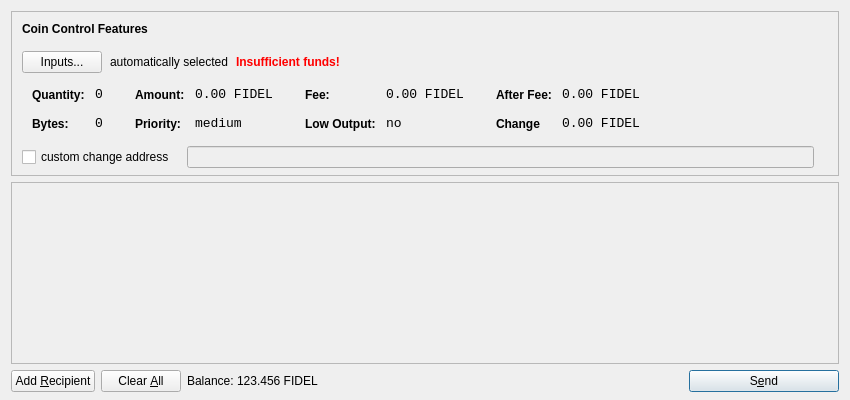
<?xml version="1.0" encoding="UTF-8"?>
<ui version="4.0">
 <class>SendCoinsDialog</class>
 <widget class="QDialog" name="SendCoinsDialog">
  <property name="geometry">
   <rect>
    <x>0</x>
    <y>0</y>
    <width>850</width>
    <height>400</height>
   </rect>
  </property>
  <property name="windowTitle">
   <string>Send Coins</string>
  </property>
  <layout class="QVBoxLayout" name="verticalLayout" stretch="0,1,0">
   <property name="bottomMargin">
    <number>8</number>
   </property>
   <item>
    <widget class="QFrame" name="frameCoinControl">
     <property name="sizePolicy">
      <sizepolicy hsizetype="Expanding" vsizetype="Expanding">
       <horstretch>0</horstretch>
       <verstretch>0</verstretch>
      </sizepolicy>
     </property>
     <property name="maximumSize">
      <size>
       <width>16777215</width>
       <height>16777215</height>
      </size>
     </property>
     <property name="frameShape">
      <enum>QFrame::StyledPanel</enum>
     </property>
     <property name="frameShadow">
      <enum>QFrame::Sunken</enum>
     </property>
     <layout class="QVBoxLayout" name="verticalLayoutCoinControl2">
      <property name="spacing">
       <number>6</number>
      </property>
      <property name="leftMargin">
       <number>0</number>
      </property>
      <property name="topMargin">
       <number>0</number>
      </property>
      <property name="rightMargin">
       <number>0</number>
      </property>
      <property name="bottomMargin">
       <number>6</number>
      </property>
      <item>
       <layout class="QVBoxLayout" name="verticalLayoutCoinControl" stretch="0,0,0,0,1">
        <property name="spacing">
         <number>0</number>
        </property>
        <property name="leftMargin">
         <number>10</number>
        </property>
        <property name="topMargin">
         <number>10</number>
        </property>
        <item>
         <layout class="QHBoxLayout" name="horizontalLayoutCoinControl1">
          <property name="bottomMargin">
           <number>15</number>
          </property>
          <item>
           <widget class="QLabel" name="labelCoinControlFeatures">
            <property name="sizePolicy">
             <sizepolicy hsizetype="Preferred" vsizetype="Maximum">
              <horstretch>0</horstretch>
              <verstretch>0</verstretch>
             </sizepolicy>
            </property>
            <property name="font">
             <font>
              <weight>75</weight>
              <bold>true</bold>
             </font>
            </property>
            <property name="styleSheet">
             <string notr="true">font-weight:bold;</string>
            </property>
            <property name="text">
             <string>Coin Control Features</string>
            </property>
           </widget>
          </item>
         </layout>
        </item>
        <item>
         <layout class="QHBoxLayout" name="horizontalLayoutCoinControl2" stretch="0,0,0,0">
          <property name="spacing">
           <number>8</number>
          </property>
          <property name="bottomMargin">
           <number>10</number>
          </property>
          <item>
           <widget class="QPushButton" name="pushButtonCoinControl">
            <property name="styleSheet">
             <string notr="true"/>
            </property>
            <property name="text">
             <string>Inputs...</string>
            </property>
           </widget>
          </item>
          <item>
           <widget class="QLabel" name="labelCoinControlAutomaticallySelected">
            <property name="text">
             <string>automatically selected</string>
            </property>
            <property name="margin">
             <number>5</number>
            </property>
           </widget>
          </item>
          <item>
           <widget class="QLabel" name="labelCoinControlInsuffFunds">
            <property name="font">
             <font>
              <weight>75</weight>
              <bold>true</bold>
             </font>
            </property>
            <property name="styleSheet">
             <string notr="true">color:red;font-weight:bold;</string>
            </property>
            <property name="text">
             <string>Insufficient funds!</string>
            </property>
            <property name="margin">
             <number>5</number>
            </property>
           </widget>
          </item>
          <item>
           <spacer name="horizontalSpacerCoinControl">
            <property name="orientation">
             <enum>Qt::Horizontal</enum>
            </property>
            <property name="sizeHint" stdset="0">
             <size>
              <width>40</width>
              <height>1</height>
             </size>
            </property>
           </spacer>
          </item>
         </layout>
        </item>
        <item>
         <widget class="QWidget" name="widgetCoinControl" native="true">
          <property name="sizePolicy">
           <sizepolicy hsizetype="Preferred" vsizetype="Preferred">
            <horstretch>0</horstretch>
            <verstretch>0</verstretch>
           </sizepolicy>
          </property>
          <property name="minimumSize">
           <size>
            <width>0</width>
            <height>0</height>
           </size>
          </property>
          <property name="styleSheet">
           <string notr="true"/>
          </property>
          <layout class="QHBoxLayout" name="horizontalLayoutCoinControl5">
           <property name="margin">
            <number>0</number>
           </property>
           <item>
            <layout class="QHBoxLayout" name="horizontalLayoutCoinControl3" stretch="0,0,0,1">
             <property name="spacing">
              <number>20</number>
             </property>
             <property name="topMargin">
              <number>0</number>
             </property>
             <property name="bottomMargin">
              <number>10</number>
             </property>
             <item>
              <layout class="QFormLayout" name="formLayoutCoinControl1">
               <property name="horizontalSpacing">
                <number>10</number>
               </property>
               <property name="verticalSpacing">
                <number>14</number>
               </property>
               <property name="leftMargin">
                <number>10</number>
               </property>
               <property name="topMargin">
                <number>4</number>
               </property>
               <property name="rightMargin">
                <number>6</number>
               </property>
               <item row="0" column="0">
                <widget class="QLabel" name="labelCoinControlQuantityText">
                 <property name="styleSheet">
                  <string notr="true">font-weight:bold;</string>
                 </property>
                 <property name="text">
                  <string>Quantity:</string>
                 </property>
                 <property name="margin">
                  <number>0</number>
                 </property>
                </widget>
               </item>
               <item row="0" column="1">
                <widget class="QLabel" name="labelCoinControlQuantity">
                 <property name="font">
                  <font>
                   <family>Monospace</family>
                   <pointsize>10</pointsize>
                  </font>
                 </property>
                 <property name="cursor">
                  <cursorShape>IBeamCursor</cursorShape>
                 </property>
                 <property name="contextMenuPolicy">
                  <enum>Qt::ActionsContextMenu</enum>
                 </property>
                 <property name="text">
                  <string>0</string>
                 </property>
                 <property name="margin">
                  <number>0</number>
                 </property>
                 <property name="textInteractionFlags">
                  <set>Qt::LinksAccessibleByMouse|Qt::TextSelectableByKeyboard|Qt::TextSelectableByMouse</set>
                 </property>
                </widget>
               </item>
               <item row="1" column="0">
                <widget class="QLabel" name="labelCoinControlBytesText">
                 <property name="styleSheet">
                  <string notr="true">font-weight:bold;</string>
                 </property>
                 <property name="text">
                  <string>Bytes:</string>
                 </property>
                </widget>
               </item>
               <item row="1" column="1">
                <widget class="QLabel" name="labelCoinControlBytes">
                 <property name="font">
                  <font>
                   <family>Monospace</family>
                   <pointsize>10</pointsize>
                  </font>
                 </property>
                 <property name="cursor">
                  <cursorShape>IBeamCursor</cursorShape>
                 </property>
                 <property name="contextMenuPolicy">
                  <enum>Qt::ActionsContextMenu</enum>
                 </property>
                 <property name="text">
                  <string>0</string>
                 </property>
                 <property name="textInteractionFlags">
                  <set>Qt::LinksAccessibleByMouse|Qt::TextSelectableByKeyboard|Qt::TextSelectableByMouse</set>
                 </property>
                </widget>
               </item>
              </layout>
             </item>
             <item>
              <layout class="QFormLayout" name="formLayoutCoinControl2">
               <property name="horizontalSpacing">
                <number>10</number>
               </property>
               <property name="verticalSpacing">
                <number>14</number>
               </property>
               <property name="leftMargin">
                <number>6</number>
               </property>
               <property name="topMargin">
                <number>4</number>
               </property>
               <property name="rightMargin">
                <number>6</number>
               </property>
               <item row="0" column="0">
                <widget class="QLabel" name="labelCoinControlAmountText">
                 <property name="styleSheet">
                  <string notr="true">font-weight:bold;</string>
                 </property>
                 <property name="text">
                  <string>Amount:</string>
                 </property>
                 <property name="margin">
                  <number>0</number>
                 </property>
                </widget>
               </item>
               <item row="0" column="1">
                <widget class="QLabel" name="labelCoinControlAmount">
                 <property name="font">
                  <font>
                   <family>Monospace</family>
                   <pointsize>10</pointsize>
                  </font>
                 </property>
                 <property name="cursor">
                  <cursorShape>IBeamCursor</cursorShape>
                 </property>
                 <property name="contextMenuPolicy">
                  <enum>Qt::ActionsContextMenu</enum>
                 </property>
                 <property name="text">
                  <string>0.00 FIDEL</string>
                 </property>
                 <property name="textInteractionFlags">
                  <set>Qt::LinksAccessibleByMouse|Qt::TextSelectableByKeyboard|Qt::TextSelectableByMouse</set>
                 </property>
                </widget>
               </item>
               <item row="1" column="0">
                <widget class="QLabel" name="labelCoinControlPriorityText">
                 <property name="styleSheet">
                  <string notr="true">font-weight:bold;</string>
                 </property>
                 <property name="text">
                  <string>Priority:</string>
                 </property>
                </widget>
               </item>
               <item row="1" column="1">
                <widget class="QLabel" name="labelCoinControlPriority">
                 <property name="font">
                  <font>
                   <family>Monospace</family>
                   <pointsize>10</pointsize>
                  </font>
                 </property>
                 <property name="cursor">
                  <cursorShape>IBeamCursor</cursorShape>
                 </property>
                 <property name="contextMenuPolicy">
                  <enum>Qt::ActionsContextMenu</enum>
                 </property>
                 <property name="text">
                  <string>medium</string>
                 </property>
                 <property name="textInteractionFlags">
                  <set>Qt::LinksAccessibleByMouse|Qt::TextSelectableByKeyboard|Qt::TextSelectableByMouse</set>
                 </property>
                </widget>
               </item>
              </layout>
             </item>
             <item>
              <layout class="QFormLayout" name="formLayoutCoinControl3">
               <property name="horizontalSpacing">
                <number>10</number>
               </property>
               <property name="verticalSpacing">
                <number>14</number>
               </property>
               <property name="leftMargin">
                <number>6</number>
               </property>
               <property name="topMargin">
                <number>4</number>
               </property>
               <property name="rightMargin">
                <number>6</number>
               </property>
               <item row="0" column="0">
                <widget class="QLabel" name="labelCoinControlFeeText">
                 <property name="styleSheet">
                  <string notr="true">font-weight:bold;</string>
                 </property>
                 <property name="text">
                  <string>Fee:</string>
                 </property>
                 <property name="margin">
                  <number>0</number>
                 </property>
                </widget>
               </item>
               <item row="0" column="1">
                <widget class="QLabel" name="labelCoinControlFee">
                 <property name="font">
                  <font>
                   <family>Monospace</family>
                   <pointsize>10</pointsize>
                  </font>
                 </property>
                 <property name="cursor">
                  <cursorShape>IBeamCursor</cursorShape>
                 </property>
                 <property name="contextMenuPolicy">
                  <enum>Qt::ActionsContextMenu</enum>
                 </property>
                 <property name="text">
                  <string>0.00 FIDEL</string>
                 </property>
                 <property name="textInteractionFlags">
                  <set>Qt::LinksAccessibleByMouse|Qt::TextSelectableByKeyboard|Qt::TextSelectableByMouse</set>
                 </property>
                </widget>
               </item>
               <item row="1" column="0">
                <widget class="QLabel" name="labelCoinControlLowOutputText">
                 <property name="styleSheet">
                  <string notr="true">font-weight:bold;</string>
                 </property>
                 <property name="text">
                  <string>Low Output:</string>
                 </property>
                </widget>
               </item>
               <item row="1" column="1">
                <widget class="QLabel" name="labelCoinControlLowOutput">
                 <property name="font">
                  <font>
                   <family>Monospace</family>
                   <pointsize>10</pointsize>
                  </font>
                 </property>
                 <property name="cursor">
                  <cursorShape>IBeamCursor</cursorShape>
                 </property>
                 <property name="contextMenuPolicy">
                  <enum>Qt::ActionsContextMenu</enum>
                 </property>
                 <property name="text">
                  <string>no</string>
                 </property>
                 <property name="textInteractionFlags">
                  <set>Qt::LinksAccessibleByMouse|Qt::TextSelectableByKeyboard|Qt::TextSelectableByMouse</set>
                 </property>
                </widget>
               </item>
              </layout>
             </item>
             <item>
              <layout class="QFormLayout" name="formLayoutCoinControl4">
               <property name="horizontalSpacing">
                <number>10</number>
               </property>
               <property name="verticalSpacing">
                <number>14</number>
               </property>
               <property name="leftMargin">
                <number>6</number>
               </property>
               <property name="topMargin">
                <number>4</number>
               </property>
               <property name="rightMargin">
                <number>6</number>
               </property>
               <item row="0" column="0">
                <widget class="QLabel" name="labelCoinControlAfterFeeText">
                 <property name="styleSheet">
                  <string notr="true">font-weight:bold;</string>
                 </property>
                 <property name="text">
                  <string>After Fee:</string>
                 </property>
                 <property name="margin">
                  <number>0</number>
                 </property>
                </widget>
               </item>
               <item row="0" column="1">
                <widget class="QLabel" name="labelCoinControlAfterFee">
                 <property name="font">
                  <font>
                   <family>Monospace</family>
                   <pointsize>10</pointsize>
                  </font>
                 </property>
                 <property name="cursor">
                  <cursorShape>IBeamCursor</cursorShape>
                 </property>
                 <property name="contextMenuPolicy">
                  <enum>Qt::ActionsContextMenu</enum>
                 </property>
                 <property name="text">
                  <string>0.00 FIDEL</string>
                 </property>
                 <property name="textInteractionFlags">
                  <set>Qt::LinksAccessibleByMouse|Qt::TextSelectableByKeyboard|Qt::TextSelectableByMouse</set>
                 </property>
                </widget>
               </item>
               <item row="1" column="0">
                <widget class="QLabel" name="labelCoinControlChangeText">
                 <property name="styleSheet">
                  <string notr="true">font-weight:bold;</string>
                 </property>
                 <property name="text">
                  <string>Change</string>
                 </property>
                </widget>
               </item>
               <item row="1" column="1">
                <widget class="QLabel" name="labelCoinControlChange">
                 <property name="font">
                  <font>
                   <family>Monospace</family>
                   <pointsize>10</pointsize>
                  </font>
                 </property>
                 <property name="cursor">
                  <cursorShape>IBeamCursor</cursorShape>
                 </property>
                 <property name="contextMenuPolicy">
                  <enum>Qt::ActionsContextMenu</enum>
                 </property>
                 <property name="text">
                  <string>0.00 FIDEL</string>
                 </property>
                 <property name="textInteractionFlags">
                  <set>Qt::LinksAccessibleByMouse|Qt::TextSelectableByKeyboard|Qt::TextSelectableByMouse</set>
                 </property>
                </widget>
               </item>
              </layout>
             </item>
            </layout>
           </item>
          </layout>
         </widget>
        </item>
        <item>
         <layout class="QHBoxLayout" name="horizontalLayoutCoinControl4" stretch="0,0,0">
          <property name="spacing">
           <number>12</number>
          </property>
          <property name="sizeConstraint">
           <enum>QLayout::SetDefaultConstraint</enum>
          </property>
          <property name="topMargin">
           <number>5</number>
          </property>
          <property name="rightMargin">
           <number>5</number>
          </property>
          <item>
           <widget class="QCheckBox" name="checkBoxCoinControlChange">
            <property name="text">
             <string>custom change address</string>
            </property>
           </widget>
          </item>
          <item>
           <widget class="QLineEdit" name="lineEditCoinControlChange">
            <property name="enabled">
             <bool>false</bool>
            </property>
            <property name="sizePolicy">
             <sizepolicy hsizetype="Expanding" vsizetype="Fixed">
              <horstretch>0</horstretch>
              <verstretch>0</verstretch>
             </sizepolicy>
            </property>
           </widget>
          </item>
          <item>
           <widget class="QLabel" name="labelCoinControlChangeLabel">
            <property name="sizePolicy">
             <sizepolicy hsizetype="Preferred" vsizetype="Expanding">
              <horstretch>0</horstretch>
              <verstretch>0</verstretch>
             </sizepolicy>
            </property>
            <property name="minimumSize">
             <size>
              <width>0</width>
              <height>0</height>
             </size>
            </property>
            <property name="text">
             <string/>
            </property>
            <property name="margin">
             <number>3</number>
            </property>
           </widget>
          </item>
         </layout>
        </item>
        <item>
         <spacer name="verticalSpacerCoinControl">
          <property name="orientation">
           <enum>Qt::Vertical</enum>
          </property>
          <property name="sizeHint" stdset="0">
           <size>
            <width>800</width>
            <height>1</height>
           </size>
          </property>
         </spacer>
        </item>
       </layout>
      </item>
     </layout>
    </widget>
   </item>
   <item>
    <widget class="QScrollArea" name="scrollArea">
     <property name="widgetResizable">
      <bool>true</bool>
     </property>
     <widget class="QWidget" name="scrollAreaWidgetContents">
      <property name="geometry">
       <rect>
        <x>0</x>
        <y>0</y>
        <width>830</width>
        <height>162</height>
       </rect>
      </property>
      <layout class="QVBoxLayout" name="verticalLayout_2">
       <property name="margin">
        <number>0</number>
       </property>
       <item>
        <layout class="QVBoxLayout" name="entries">
         <property name="spacing">
          <number>6</number>
         </property>
        </layout>
       </item>
       <item>
        <spacer name="verticalSpacer">
         <property name="orientation">
          <enum>Qt::Vertical</enum>
         </property>
         <property name="sizeHint" stdset="0">
          <size>
           <width>20</width>
           <height>40</height>
          </size>
         </property>
        </spacer>
       </item>
      </layout>
     </widget>
    </widget>
   </item>
   <item>
    <layout class="QHBoxLayout" name="horizontalLayout">
     <item>
      <widget class="QPushButton" name="addButton">
       <property name="toolTip">
        <string>Send to multiple recipients at once</string>
       </property>
       <property name="text">
        <string>Add &amp;Recipient</string>
       </property>
       <property name="icon">
        <iconset resource="../bitcoin.qrc">
         <normaloff>:/icons/add</normaloff>:/icons/add</iconset>
       </property>
       <property name="autoDefault">
        <bool>false</bool>
       </property>
      </widget>
     </item>
     <item>
      <widget class="QPushButton" name="clearButton">
       <property name="sizePolicy">
        <sizepolicy hsizetype="Minimum" vsizetype="Fixed">
         <horstretch>0</horstretch>
         <verstretch>0</verstretch>
        </sizepolicy>
       </property>
       <property name="toolTip">
        <string>Remove all transaction fields</string>
       </property>
       <property name="text">
        <string>Clear &amp;All</string>
       </property>
       <property name="icon">
        <iconset resource="../bitcoin.qrc">
         <normaloff>:/icons/remove</normaloff>:/icons/remove</iconset>
       </property>
       <property name="autoRepeatDelay">
        <number>300</number>
       </property>
       <property name="autoDefault">
        <bool>false</bool>
       </property>
      </widget>
     </item>
     <item>
      <layout class="QHBoxLayout" name="horizontalLayout_2">
       <property name="spacing">
        <number>3</number>
       </property>
       <item>
        <widget class="QLabel" name="label">
         <property name="sizePolicy">
          <sizepolicy hsizetype="Preferred" vsizetype="Fixed">
           <horstretch>0</horstretch>
           <verstretch>0</verstretch>
          </sizepolicy>
         </property>
         <property name="text">
          <string>Balance:</string>
         </property>
        </widget>
       </item>
       <item>
        <widget class="QLabel" name="labelBalance">
         <property name="sizePolicy">
          <sizepolicy hsizetype="Preferred" vsizetype="Fixed">
           <horstretch>0</horstretch>
           <verstretch>0</verstretch>
          </sizepolicy>
         </property>
         <property name="cursor">
          <cursorShape>IBeamCursor</cursorShape>
         </property>
         <property name="text">
          <string>123.456 FIDEL</string>
         </property>
         <property name="textInteractionFlags">
          <set>Qt::LinksAccessibleByMouse|Qt::TextSelectableByKeyboard|Qt::TextSelectableByMouse</set>
         </property>
        </widget>
       </item>
      </layout>
     </item>
     <item>
      <spacer name="horizontalSpacer">
       <property name="orientation">
        <enum>Qt::Horizontal</enum>
       </property>
       <property name="sizeHint" stdset="0">
        <size>
         <width>40</width>
         <height>20</height>
        </size>
       </property>
      </spacer>
     </item>
     <item>
      <widget class="QPushButton" name="sendButton">
       <property name="minimumSize">
        <size>
         <width>150</width>
         <height>0</height>
        </size>
       </property>
       <property name="toolTip">
        <string>Confirm the send action</string>
       </property>
       <property name="text">
        <string>S&amp;end</string>
       </property>
       <property name="icon">
        <iconset resource="../bitcoin.qrc">
         <normaloff>:/icons/send</normaloff>:/icons/send</iconset>
       </property>
       <property name="default">
        <bool>true</bool>
       </property>
      </widget>
     </item>
    </layout>
   </item>
  </layout>
 </widget>
 <resources>
  <include location="../bitcoin.qrc"/>
 </resources>
 <connections/>
</ui>
